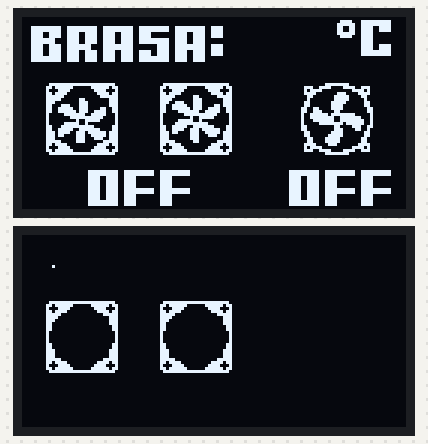
A sketch run on a simulated Arduino Uno, built with avr-gcc and run on an emulated ATmega328P. Shown: 2 × 128×64 one-colour display. The display library's start-up logo is not drawn.

Above: at 4.7 s.

The sketch:

multiplesOLEDisplay.ino
```cpp
/**************************************************************************
 This is an example for ue two OLEDs based on SSD1306 drivers
The address was changed by resoldering the SMD resistor from position 0x7B to 0x7A
 **************************************************************************/

#include <SPI.h>
#include <Wire.h>
#include <Adafruit_GFX.h>
#include <Adafruit_SSD1306.h>
#include "icons.h"

#define SCREEN_WIDTH 128 // OLED display width, in pixels
#define SCREEN_HEIGHT 64 // OLED display height, in pixels

// Declaration for an SSD1306 display connected to I2C (SDA, SCL pins)
#define OLED_RESET     -1 // Reset pin # (or -1 if sharing Arduino reset pin)

#define SCREEN_1_ADDRESS 0x3D ///< See datasheet for Address; 0x3C for 128x64, 0x3C for 0x7B
#define SCREEN_2_ADDRESS 0x3C ///< See datasheet for Address; 0x3D for 128x64, 0x3D for 0x7A
Adafruit_SSD1306 display1(SCREEN_WIDTH, SCREEN_HEIGHT, &Wire, OLED_RESET);
Adafruit_SSD1306 display2(SCREEN_WIDTH, SCREEN_HEIGHT, &Wire, OLED_RESET);

void setup() {
  Serial.begin(9600);
  display1.begin(SSD1306_SWITCHCAPVCC, SCREEN_1_ADDRESS);
  display2.begin(SSD1306_SWITCHCAPVCC, SCREEN_2_ADDRESS);

  // Show initial display buffer contents on the screen --
  // the library initializes this with an Adafruit splash screen.
  display1.display();
  display2.display();
  delay(2000); // Pause for 2 seconds

  // Clear the buffer
  display1.clearDisplay();
  display2.clearDisplay();

  // Draw a single pixel in white
  display1.drawPixel(10, 10, SSD1306_WHITE);
  display2.drawPixel(10, 10, SSD1306_WHITE);
  display1.display();
  delay(200);
  display2.display();
  delay(2000);

  telaInicial();

}

void loop() {
}

void telaInicial(void) {
  display1.clearDisplay();

  display1.drawBitmap(1,1,brasa, 66, 14, 1);
  display1.drawBitmap(105,1,graus,18, 12, 1);

  display1.drawBitmap(8,22,fan,24, 24, 1);
  display1.drawBitmap(46,22,fan,24, 24, 1);
  display1.drawBitmap(93,22,exaustor,24, 24, 1);

  display1.drawBitmap(11,26,frame_fan_1,18, 16, 1);
  display1.drawBitmap(49,25,frame_fan_1,17, 18, 1);
  display1.drawBitmap(96,25 ,frame_exaustor_1,18, 18, 1);

  //display1.drawBitmap(2,50 ,barra,71, 12, 1);
  display1.drawBitmap(18,50,off,42, 14, 1);
  display1.drawBitmap(85,50,off,42, 14, 1);

  display2.drawBitmap(8,22,fan,24, 24, 1);
  display2.drawBitmap(46,22,fan,24, 24, 1);

  display1.display();
  delay(200);
  display2.display();
}
```

Source omitted: icons.h (data table, 16702 bytes)
